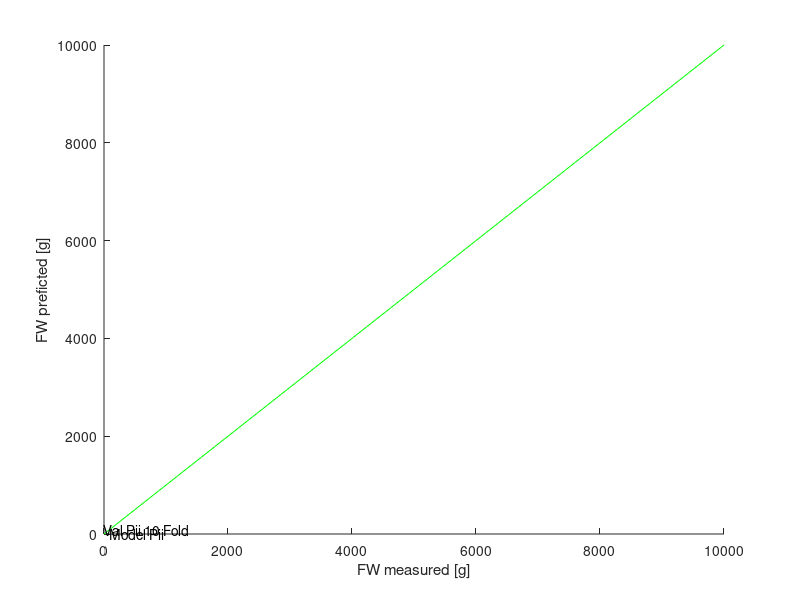

MATLAB code for this plot: (Note: this script raises an error after producing the figure.)
% ConfMartR2=zeros(2);
DataFolder='C:\Users\03138529\Desktop\Lettuce\ResNet50_Results_250\';

%% External validation
TrainDataName={'Pii','TLWUR_Pii','WUR','TLPii_WUR'};
ValidDataName={'Pii','WUR'};
TrainN=length(TrainDataName);
ValidN=length(ValidDataName);
% ConfMartR2=zeros(TrainN,ValidN);
ConfMartRMSE=zeros(TrainN,ValidN);
ConfMartNRMSE=zeros(TrainN,ValidN);

close all;
t=0;
% Draw=1;
for i_train=1:TrainN
    for i_valid=1:ValidN
        t=t+1;
        ResFileName=['Lettuce' '_Train' TrainDataName{i_train} '_Valid' ValidDataName{i_valid} '_Res.csv'];
        if ~isfile([DataFolder ResFileName])
            continue;
        end
        T=readtable([DataFolder ResFileName]);
        FWPredAll=table2array(T(:,2));
        FWRefAll=table2array(T(:,3));
        [rmse,nrmse]=RMSE_N(FWPredAll,FWRefAll);
%         [b,k,R2,RMSE,NRMSE]=LinRegression(FreshWeightEstAll,FreshWeightRefAll,0,Draw);
        figure; hold on; set(gcf,'Position',[-50+i_train*200 700-i_valid*250 160 120]); xlabel('FW measured [g]'); ylabel('FW preficted [g]'); %axis tight;
        axis([0 1 0 1]*max([FWPredAll; FWRefAll]));
%         text(20,0.99*max([FWPredAll; FWRefAll]),['Model ' strrep(TrainDataName{i_train},'_',' ')]);
        text(0.3*max([FWPredAll; FWRefAll]),50,['Val ' strrep(ValidDataName{i_valid},'_',' ')])
        plot(FWPredAll,FWRefAll,'.b');
        plot([min(FWPredAll) max(FWPredAll)],[min(FWPredAll) max(FWPredAll)],'g');
        ConfMartRMSE(i_train,i_valid)=rmse;
        ConfMartNRMSE(i_train,i_valid)=nrmse;
        disp(['Tr ' TrainDataName{i_train} ', val ' ValidDataName{i_valid} ': RMSE(NRMSE)=' num2str(round(rmse,1)) ' (' num2str(round(nrmse*100,1)) '%)']);
    end
end
% text(10,400,'Model Pii');
% text(10,400,'Model PreWUR Pii');
% text(80,100,'Model WUR');
% text(0,250,'Model PrePii WUR');


%% Self validation Pii
Mask='_Pii_Fold'; k=1;
% Mask='_TLWUR_Pii_Fold'; k=2;
FoldN=10;

figure; hold on;
% R2Fold=zeros(FoldN,1);
RMSEFold=zeros(FoldN,1);
NRMSEFold=zeros(FoldN,1);
ma=0; mi=10000;
for Fold_i=1:FoldN
    ResFileName=['Lettuce' Mask num2str(Fold_i) '_Res.csv'];
    if ~isfile([DataFolder ResFileName])
        continue;
    end
    T=readtable([DataFolder ResFileName]);
    FWPredAll=table2array(T(:,2));
    FWRefAll=table2array(T(:,3));
    [RMSEFold(Fold_i),NRMSEFold(Fold_i)]=RMSE_N(FWPredAll,FWRefAll);
%     subplot(3,4,Fold_i); hold on;
    plot(FWPredAll,FWRefAll,'.b');
    ma=max([ma max(FWPredAll)]); mi=min([mi min(FWPredAll)]);
%     plot([min(FreshWeightEstAll) max(FreshWeightEstAll)],[min(FreshWeightEstAll) max(FreshWeightEstAll)],'g');
end
plot([mi ma],[mi ma],'g');
text(90,0.9*ma,'Model Pii');
% text(90,1.05*ma,'Model PreWUR Pii');
text(0.5*ma,90,'Val Pii 10 Fold');
set(gcf,'Position',[50 250 160 120]); xlabel('FW measured [g]'); ylabel('FW preficted [g]'); %axis tight;

RMSEFold=RMSEFold(RMSEFold~=0);
NRMSEFold=NRMSEFold(NRMSEFold~=0);

disp(['Self validation ' Mask])
% disp(['R2mean=' num2str(round(mean(R2Fold),1)) '+-' num2str(round(std(R2Fold),1))])
disp(['RMSEmean=' num2str(round(mean(RMSEFold),2)) '+-' num2str(round(std(RMSEFold),2))])
disp(['NRMSEmean=' num2str(round(mean(NRMSEFold),3)*100) '+-' num2str(round(std(NRMSEFold),3)*100) '%'])

ConfMartRMSE(k,1)=mean(RMSEFold(RMSEFold~=0));
ConfMartNRMSE(k,1)=mean(NRMSEFold(RMSEFold~=0));

%% Self validation WUR
% Mask='_WUR_Fold'; k=3;
Mask='_TLPii_WUR_Fold'; k=4;
FoldN=10;

figure; hold on;
R2Fold=zeros(FoldN,1);
RMSEFold=zeros(FoldN,1);
NRMSEFold=zeros(FoldN,1);
ma=0; mi=10000;
for Fold_i=1:FoldN
    ResFileName=['Lettuce' Mask num2str(Fold_i) '_Res.csv'];
    if ~isfile([DataFolder ResFileName])
        continue;
    end
    T=readtable([DataFolder ResFileName]);
    FWPredAll=table2array(T(:,2));
    FWRefAll=table2array(T(:,3));
    [RMSEFold(Fold_i),NRMSEFold(Fold_i)]=RMSE_N(FWPredAll,FWRefAll);
    plot(FWPredAll,FWRefAll,'.b');
    ma=max([ma max(FWPredAll)]); mi=min([mi min(FWPredAll)]);
%     subplot(3,4,Fold_i);
%     plot(FreshWeightEstAll,FreshWeightRefAll,'.b');
%     plot([min(FreshWeightEstAll) max(FreshWeightEstAll)],[min(FreshWeightEstAll) max(FreshWeightEstAll)],'g');
end
plot([mi ma],[mi ma],'g');
% text(20,0.9*ma,'Model WUR');
text(10,0.99*ma,'Model PrePii WUR');
text(0.2*ma,40,'Val WUR 10 Fold');
set(gcf,'Position',[50 250 160 120]); xlabel('FW measured [g]'); ylabel('FW preficted [g]'); %axis tight;

RMSEFold=RMSEFold(RMSEFold~=0);
NRMSEFold=NRMSEFold(NRMSEFold~=0);

disp(['Self validation ' Mask])
% disp(['R2mean=' num2str(round(mean(R2Fold),1)) '+-' num2str(round(std(R2Fold),1))])
disp(['RMSEmean=' num2str(round(mean(RMSEFold),1)) '+-' num2str(round(std(RMSEFold),1))])
disp(['NRMSEmean=' num2str(round(mean(NRMSEFold),3)*100) '+-' num2str(round(std(NRMSEFold),3)*100) '%'])

ConfMartRMSE(k,2)=mean(RMSEFold(RMSEFold~=0));
ConfMartNRMSE(k,2)=mean(NRMSEFold(RMSEFold~=0));

% %% Confusion matrix
% DrawReciprocalValidationMatrix(ConfMartRMSE',1:TrainN,strrep(ValidDataName,'_',' '),strrep(TrainDataName,'_',' '));
% xlabel('Validation'); ylabel('Training'); title('RMSE, [g]');
% DrawReciprocalValidationMatrix(ConfMartNRMSE'*100,1:TrainN,strrep(ValidDataName,'_',' '),strrep(TrainDataName,'_',' '));
% xlabel('Validation'); ylabel('Training'); title('NRMSE, [%]');

%% Pii Exp1, Exp2, Exp3
TrainDataName={'Pii','Pii_Exp1','Pii_Exp2','Pii_Exp3'};
ValidDataName={'Pii','Pii_Exp1','Pii_Exp2','Pii_Exp3'};
TrainN=length(TrainDataName);
ValidN=length(ValidDataName);
% ConfMartR2=zeros(TrainN,ValidN);
ConfMartRMSE=zeros(TrainN,ValidN);
ConfMartNRMSE=zeros(TrainN,ValidN);

% close all;
t=0;
for i_train=1:TrainN
    for i_valid=1:ValidN
        t=t+1;
        ResFileName=['Lettuce' '_Train' TrainDataName{i_train} '_Valid' ValidDataName{i_valid} '_Res.csv'];
        if ~isfile([DataFolder ResFileName])
            continue;
        end
        T=readtable([DataFolder ResFileName]);
        FWPredAll=table2array(T(:,2));
        FWRefAll=table2array(T(:,3));
        [rmse,nrmse]=RMSE_N(FWPredAll,FWRefAll);
%         [b,k,R2,RMSE,NRMSE]=LinRegression(FreshWeightEstAll,FreshWeightRefAll,0,Draw);
        subplot(TrainN,ValidN,t); hold on;
        plot([min(FWPredAll) max(FWPredAll)],[min(FWPredAll) max(FWPredAll)],'g');
        plot(FWPredAll,FWRefAll,'.b');
%         ConfMartR2(i,j)=R2;
        ConfMartRMSE(i_train,i_valid)=rmse;
        ConfMartNRMSE(i_train,i_valid)=nrmse;
        disp(['Tr ' TrainDataName{i_train} ', val ' ValidDataName{i_valid} ': RMSE(NRMSE)=' num2str(round(rmse,1)) ' (' num2str(round(nrmse*100,1)) '%)']);
    end
end

% DrawReciprocalValidationMatrix(ConfMartRMSE',1:TrainN,strrep(ValidDataName,'_',' '),strrep(TrainDataName,'_',' '));
% xlabel('Validation'); ylabel('Training'); title('RMSE, [g]');
% DrawReciprocalValidationMatrix(ConfMartNRMSE'*100,1:TrainN,strrep(ValidDataName,'_',' '),strrep(TrainDataName,'_',' '));
% xlabel('Validation'); ylabel('Training'); title('NRMSE, [%]');

%% Robustness
disp('  ');
disp('ResNet Robustness Ratio Pii');
disp(['RMSE Ratio ' num2str(ConfMartRMSE(3,1)/ConfMartRMSE(1,1))]);
disp(['NRMSE Ratio ' num2str(ConfMartNRMSE(3,1)/ConfMartNRMSE(1,1))]);
disp('ResNet Robustness Ratio WUR');
disp(['RMSE Ratio ' num2str(ConfMartRMSE(1,2)/ConfMartRMSE(3,2))]);
disp(['NRMSE Ratio ' num2str(ConfMartNRMSE(1,2)/ConfMartNRMSE(3,2))]);
